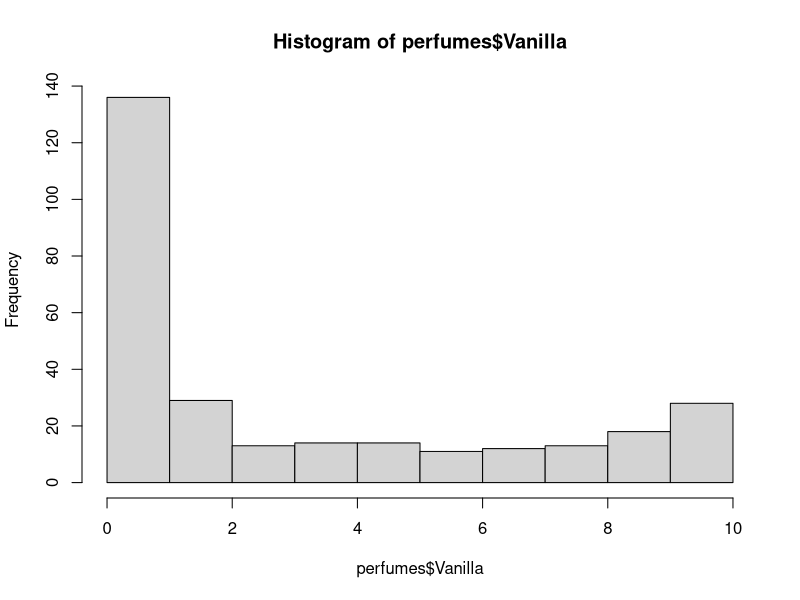
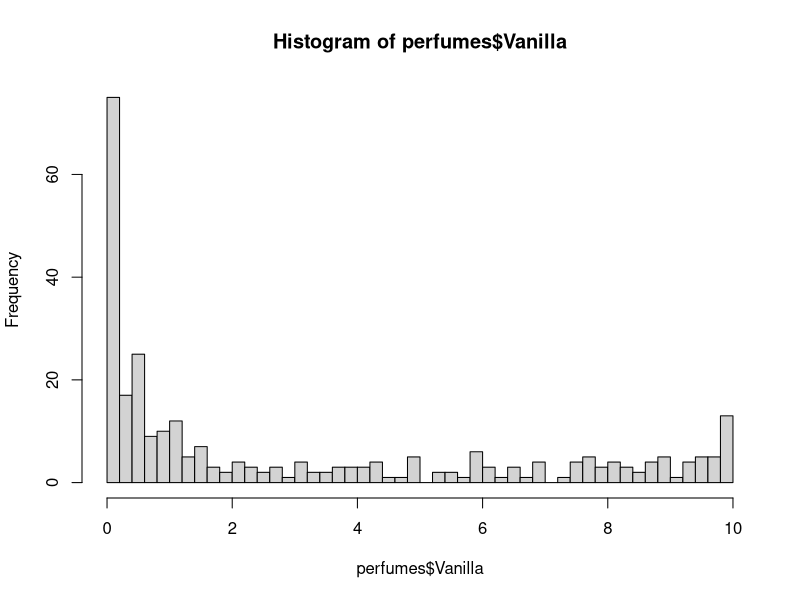
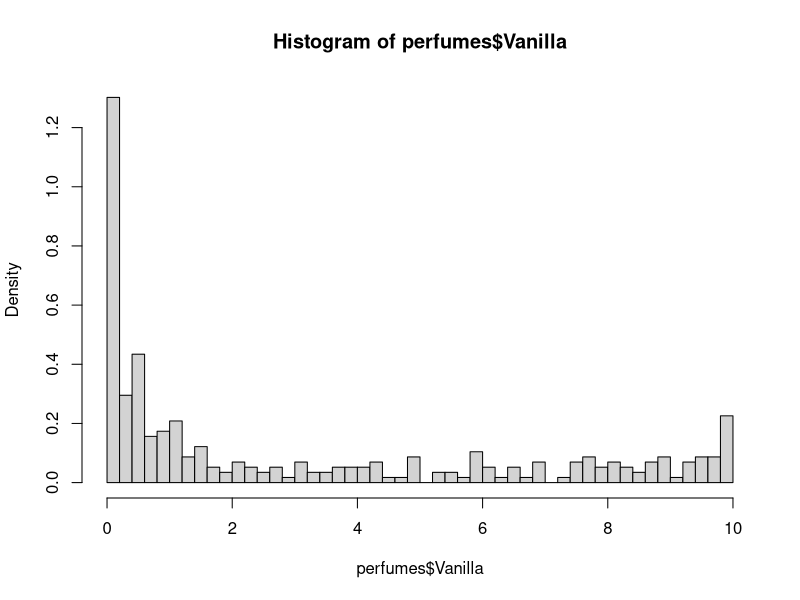
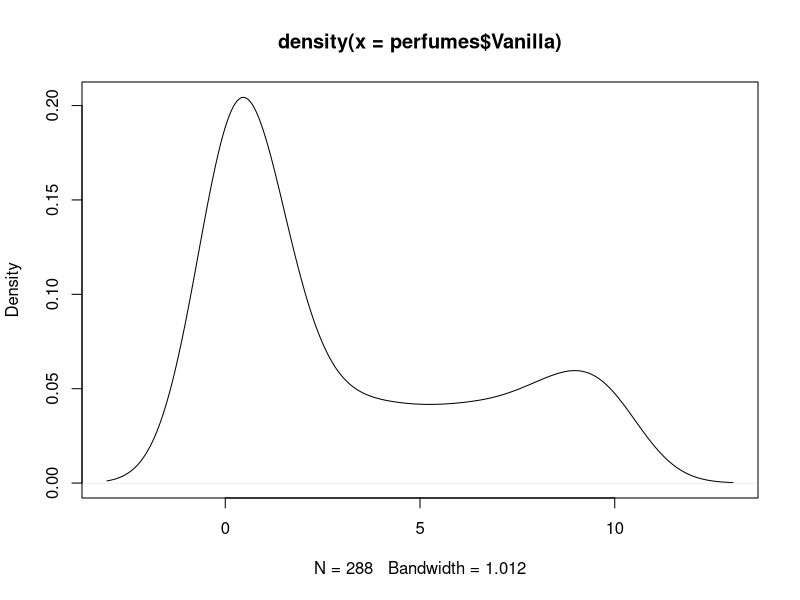
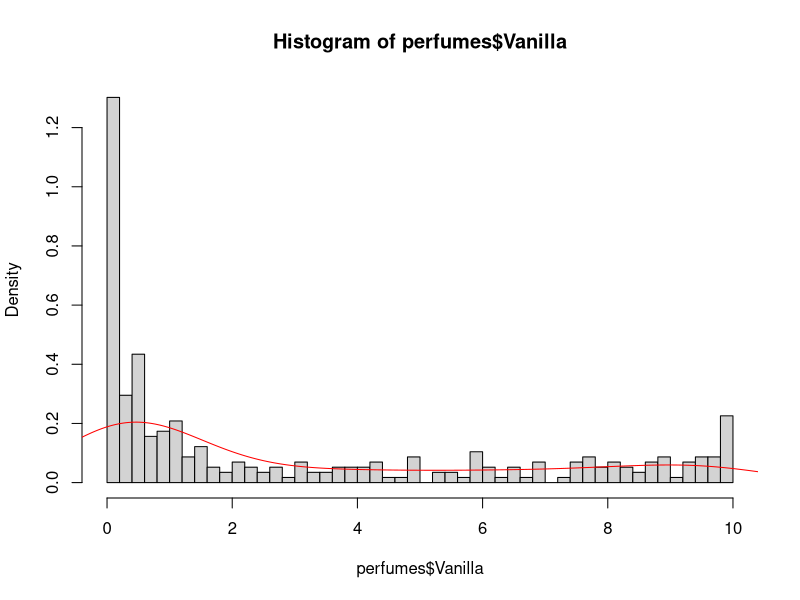
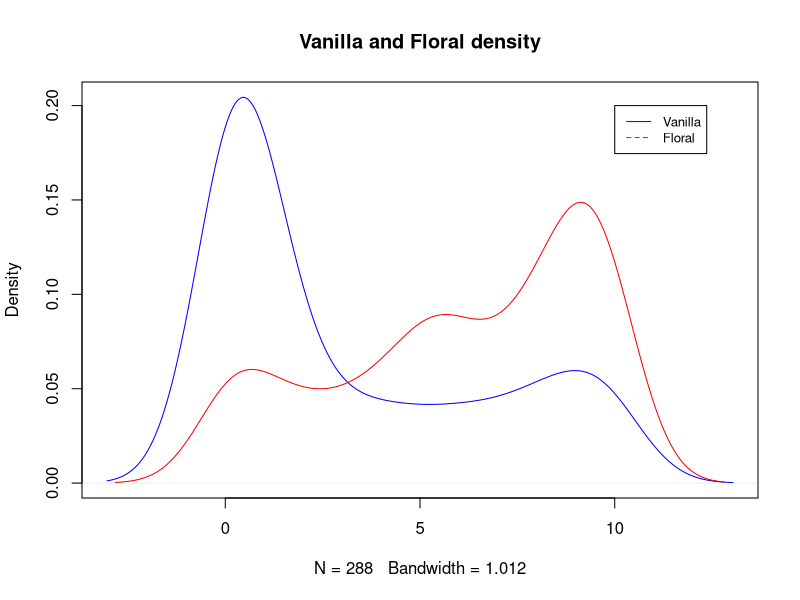
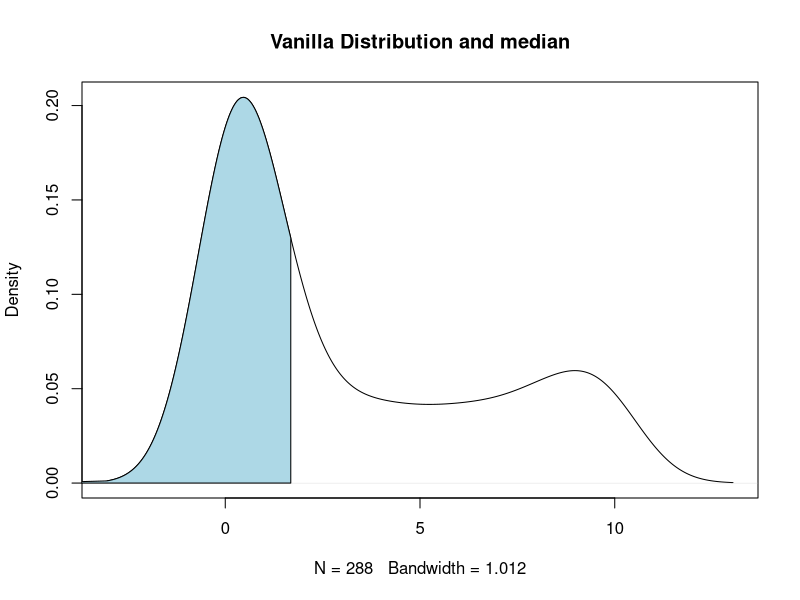
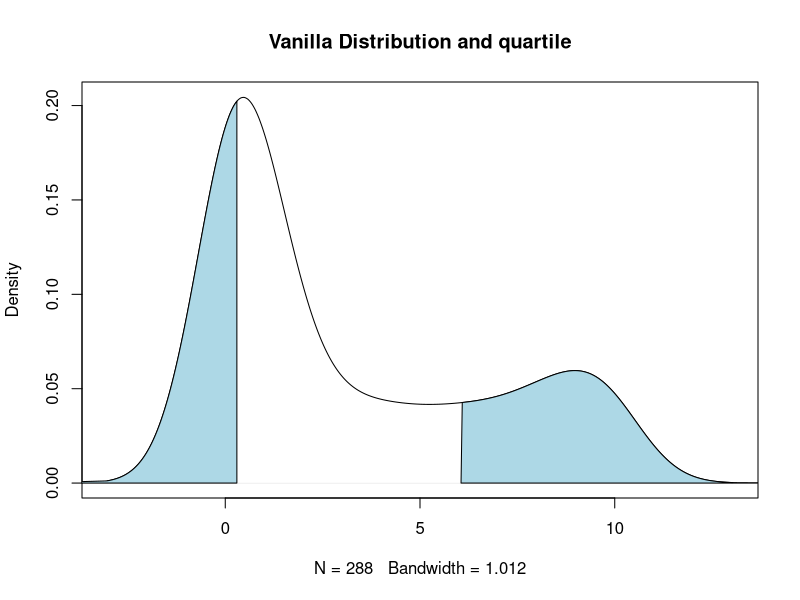

Source code (R) for these figures, in order:
## ---- chunk 1
perfumes <- read.csv("data/perfumes_qda_experts.csv")
## ---- chunk 2
hist(perfumes$Vanilla)
## ---- chunk 3
hist(perfumes$Vanilla, breaks = 50)
## ---- chunk 4
hist(perfumes$Vanilla, breaks = 50, probability = TRUE)
## ---- chunk 5
plot(density(perfumes$Vanilla))
## ---- chunk 6
hist(perfumes$Vanilla, breaks = 50, probability = TRUE)
lines(density(perfumes$Vanilla), col="red")
## ---- chunk 7
plot(density(perfumes$Vanilla), col="blue", main="Vanilla and Floral density")
lines(density(perfumes$Floral), col="red")

legend(10, 0.2, legend=c("Vanilla", "Floral"),
       col=c("blue", "red"), lty=1:2, cex=0.8)

## ---- chunk 8
d<-density(perfumes$Vanilla)
# Plot the line
plot(d, main="Vanilla Distribution and median")
p50=which.max(cumsum(d$y/sum(d$y)) >= 0.50)

# Plot the shading
polygon(c(-5, d$x[1:p50], d$x[p50]), c(0, d$y[1:p50], 0), col = 'lightblue')
## ---- chunk 9
d<-density(perfumes$Vanilla)

# Plot the line
plot(d, main="Vanilla Distribution and quartile")
p25=which.max(cumsum(d$y/sum(d$y)) >= 0.25)
p75=which.max(cumsum(d$y/sum(d$y)) >= 0.75)

# Plot the shading
polygon(c(-5, d$x[1:p25], d$x[p25]), c(0, d$y[1:p25], 0), col = 'lightblue')
poly_range <- d$x > d$x[p75] 
polygon(c(d$x[p75], d$x[poly_range], 15),c(0, d$y[poly_range], 0),col = "lightblue") 
## ---- chunk 10
d<-density(perfumes$Vanilla)

# Plot the line
plot(d, main="Vanilla Distribution and quantiles")
p025=which.max(cumsum(d$y/sum(d$y)) >= 0.025)
p975=which.max(cumsum(d$y/sum(d$y)) >= 0.975)

# Plot the shading
polygon(c(-5, d$x[1:p025], d$x[p025]), c(0, d$y[1:p025], 0), col = 'lightblue')
poly_range <- d$x > d$x[p975] 
polygon(c(d$x[p975], d$x[poly_range], 15),c(0, d$y[poly_range], 0),col = "lightblue")

# Plot the vline
abline(v=mean(perfumes$Vanilla))
text(mean(perfumes$Vanilla),0.2, "mean", pos=2)

abline(v=d$x[p975])
text(d$x[p975],0.2, "Q97.5", pos=2)

abline(v=d$x[p025])
text(d$x[p025],0.2, "Q0.25", pos=2)
## ---- chunk 11
par(mfrow=c(1,3))
boxplot(perfumes$Floral, main="Floral")
text(0.75,mean(perfumes$Floral)+0.25, "mean", pos=2)
abline(h=mean(perfumes$Floral))
text(0.75,min(perfumes$Vanilla)+0.25, "min", pos=2)
abline(h=min(perfumes$Vanilla))
text(0.75,quantile(perfumes$Floral, probs = 0.25)+0.25, "q1", pos=2)
abline(h=quantile(perfumes$Floral, probs = 0.25))
text(0.75,quantile(perfumes$Floral, probs = 0.75)+0.25, "q3", pos=2)
abline(h=quantile(perfumes$Floral, probs = 0.75))
text(0.75,quantile(perfumes$Floral, probs = 0.5)+0.25, "Median", pos=2)
abline(h=quantile(perfumes$Floral, probs = 0.5))
text(0.75,quantile(perfumes$Floral, probs = 1)+0.25, "max", pos=2)
abline(h=quantile(perfumes$Floral, probs = 1))

boxplot(perfumes$Vanilla, main="Vanilla")
text(0.75,mean(perfumes$Vanilla)+0.25, "mean", pos=2)
abline(h=mean(perfumes$Vanilla))

boxplot(perfumes$Citrus, main="Citrus")
abline(h=mean(perfumes$Citrus))
text(0.75,mean(perfumes$Citrus)+0.25, "mean", pos=2)
## ---- chunk 12
library(tidyverse)
## ---- chunk 13
perfumes <- perfumes %>% filter(Product=="Angel"|Product=="Chanel N5"|Product=="J'adore ET")
## ---- chunk 14
ggplot(perfumes)+aes(x=Floral, color=Product)+geom_density()
## ---- chunk 15
ggplot(perfumes)+aes(y=Floral, x= Product, color=Product)+geom_boxplot()
## ---- chunk 16
ggplot(perfumes)+aes(y=Floral, x= Product, color=Product)+geom_boxplot() + 
stat_summary(fun=mean, geom="line", aes(group=1), color="black") + 
stat_summary(fun=mean, geom="point")
## ---- chunk 17
library("gridExtra")
A1 <- ggplot(perfumes)+aes(y=Floral, x= Product, color=Product)+geom_boxplot() + 
stat_summary(fun=mean, geom="line", aes(group=1), color="black") + 
stat_summary(fun=mean, geom="point")+
  theme(axis.title.x=element_blank(),
        axis.text.x=element_blank(),
        axis.ticks.x=element_blank())
A2 <- ggplot(perfumes)+aes(y=Vanilla, x= Product, color=Product)+geom_boxplot() + 
stat_summary(fun=mean, geom="line", aes(group=1), color="black") + 
stat_summary(fun=mean, geom="point")+
  theme(axis.title.x=element_blank(),
        axis.text.x=element_blank(),
        axis.ticks.x=element_blank())
A3 <- ggplot(perfumes)+aes(y=Citrus, x= Product, color=Product)+geom_boxplot() + 
stat_summary(fun=mean, geom="line", aes(group=1), color="black") + 
stat_summary(fun=mean, geom="point")+
  theme(axis.title.x=element_blank(),
        axis.text.x=element_blank(),
        axis.ticks.x=element_blank())
grid.arrange(A1, A2, A3, ncol=2, nrow = 2)
## ---- chunk 18
library("gridExtra")
A1 <- ggplot(perfumes)+aes(y=Floral, x= Product, color=Product)+ 
stat_summary(fun=mean, geom="line", aes(group=1), color="black") + 
stat_summary(fun=mean, geom="point")+
  theme(axis.title.x=element_blank(),
        axis.text.x=element_blank(),
        axis.ticks.x=element_blank())
A2 <- ggplot(perfumes)+aes(y=Vanilla, x= Product, color=Product) + 
stat_summary(fun=mean, geom="line", aes(group=1), color="black") + 
stat_summary(fun=mean, geom="point")+
  theme(axis.title.x=element_blank(),
        axis.text.x=element_blank(),
        axis.ticks.x=element_blank())
A3 <- ggplot(perfumes)+aes(y=Citrus, x= Product, color=Product) + 
stat_summary(fun=mean, geom="line", aes(group=1), color="black") + 
stat_summary(fun=mean, geom="point")+
  theme(axis.title.x=element_blank(),
        axis.text.x=element_blank(),
        axis.ticks.x=element_blank())
grid.arrange(A1, A2, A3, ncol=2, nrow = 2)
## ---- chunk 19
perfumes$Vanilla <- perfumes$Vanilla/var(perfumes$Vanilla)
perfumes$Floral <- perfumes$Floral/var(perfumes$Floral)
perfumes$Citrus <- perfumes$Citrus/var(perfumes$Citrus)
library("gridExtra")
A1 <- ggplot(perfumes)+aes(y=Floral, x= Product, color=Product)+ 
stat_summary(fun=mean, geom="line", aes(group=1), color="black") + 
stat_summary(fun=mean, geom="point")+
  theme(axis.title.x=element_blank(),
        axis.text.x=element_blank(),
        axis.ticks.x=element_blank())
A2 <- ggplot(perfumes)+aes(y=Vanilla, x= Product, color=Product) + 
stat_summary(fun=mean, geom="line", aes(group=1), color="black") + 
stat_summary(fun=mean, geom="point")+
  theme(axis.title.x=element_blank(),
        axis.text.x=element_blank(),
        axis.ticks.x=element_blank())
A3 <- ggplot(perfumes)+aes(y=Citrus, x= Product, color=Product) + 
stat_summary(fun=mean, geom="line", aes(group=1), color="black") + 
stat_summary(fun=mean, geom="point")+
  theme(axis.title.x=element_blank(),
        axis.text.x=element_blank(),
        axis.ticks.x=element_blank())
grid.arrange(A1, A2, A3, ncol=2, nrow = 2)
## ---- chunk 20
Mean_Attributes <- perfumes %>% group_by(Product) %>% summarise(
          mean_Vanilla=mean(Vanilla),
          mean_Citrus=mean(Citrus),
          mean_Floral=mean(Floral)
)

## ---- chunk 21
A1A2<-ggplot(Mean_Attributes)+aes(x = mean_Vanilla, y=mean_Floral, color=Product)+geom_path(aes(group=1),color="black")+geom_point()
A2A3<-ggplot(Mean_Attributes)+aes(x = mean_Floral, y=mean_Citrus, color=Product)+geom_path(aes(group=1),color="black")+geom_point()
A1A3<-ggplot(Mean_Attributes)+aes(x = mean_Vanilla, y=mean_Citrus, color=Product)+geom_path(aes(group=1), color="black")+geom_point()
grid.arrange(A1A2, A2A3, A1A3, ncol=2, nrow = 2)
## ---- chunk 22
cov(Mean_Attributes[,-1])
cov(perfumes[,c("Vanilla","Citrus", "Floral")])
## ---- chunk 23
Mean_Attributes<- data.frame(Mean_Attributes, row.names=1)
## ---- chunk 24

Attributes_Mat <- cov(perfumes[,c("Vanilla","Citrus", "Floral")])
Products_Mat <- as.matrix(dist(Mean_Attributes))
t(Mean_Attributes)
## ---- chunk 25
heatmap(Attributes_Mat)
heatmap(Products_Mat)
